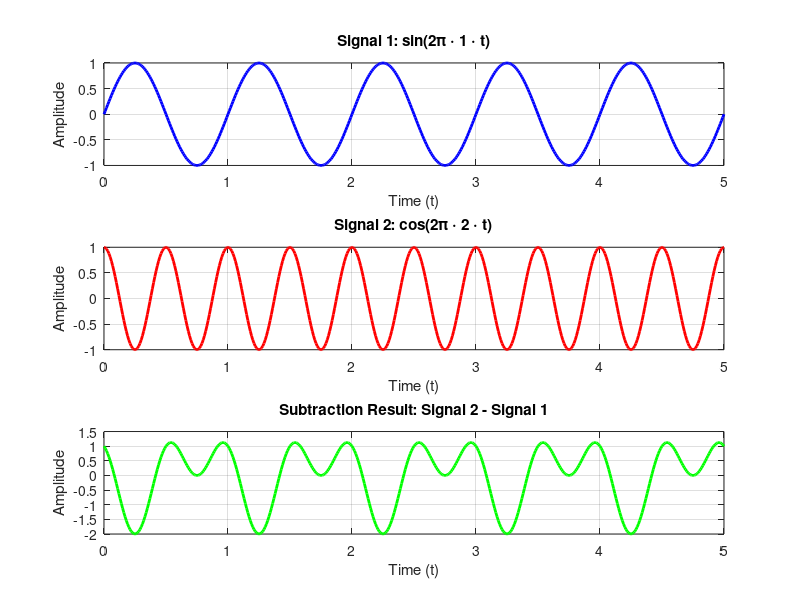

Write MATLAB code to recreate this figure.
% Signal Subtraction

% Clear the workspace and close all figures
clear;
close all;

% Define the time vector
t = 0:0.01:5;

% Define two signals
signal1 = sin(2*pi*1*t);     % Sinusoidal signal with frequency 1 Hz
signal2 = cos(2*pi*2*t);     % Cosine signal with frequency 2 Hz

% Subtraction of signals
subtraction_result = signal2 - signal1;

% Plot the original signals and the subtraction result
figure;

% Plot Signal 1
subplot(3, 1, 1);
plot(t, signal1, 'b', 'LineWidth', 2);
xlabel('Time (t)');
ylabel('Amplitude');
title('Signal 1: sin(2\pi \cdot 1 \cdot t)');
grid on;

% Plot Signal 2
subplot(3, 1, 2);
plot(t, signal2, 'r', 'LineWidth', 2);
xlabel('Time (t)');
ylabel('Amplitude');
title('Signal 2: cos(2\pi \cdot 2 \cdot t)');
grid on;

% Plot Subtraction Result
subplot(3, 1, 3);
plot(t, subtraction_result, 'g', 'LineWidth', 2);
xlabel('Time (t)');
ylabel('Amplitude');
title('Subtraction Result: Signal 2 - Signal 1');
grid on;
